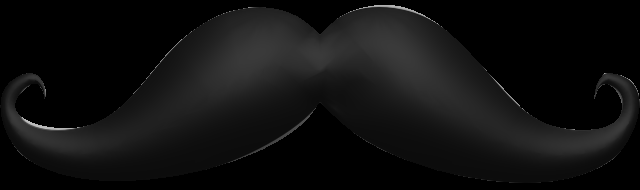
#> input picture images/moustache.png, 640 x 190 px
$ python moustache.py
#> lines starting #> are read from the running program, lines starting #| are printed output that depends on the picture; after the words box and inside, x2 and y2 are one past the last pixel; in counts of white or black regions, pixels touching at a corner belong together
#! /usr/bin/python

import cv2
from itertools import count

#Read Haarcascades
face_cascade = cv2.CascadeClassifier('haarcascades/haarcascade_frontalface_default.xml')
if face_cascade.empty():
    exit("! Missing: haarcascade_frontalface_default.xml !\nYou need to run the main.py from the project directory")
eye_cascade = cv2.CascadeClassifier('haarcascades/haarcascades/frontalEyes.xml')
if eye_cascade.empty():
    exit("! Missing: haarcascade_eye.xml !\nYou need to run the main.py from the project directory")

#Read Image
imgGlasses = cv2.imread('images/moustache.png', -1)
#> imgGlasses is the input picture: shape (190, 640, 4); mean B, G, R, A 16.1, 16.1, 16.1, 131.8
if imgGlasses is None:
    exit("Could not open the image")

noseHeight = 65
noseWidth = 55


# Check if the files opened
if imgGlasses is None:
    exit("Could not open the image")
if face_cascade.empty():
    exit("Missing: haarcascade_frontalface_default.xml")
if eye_cascade.empty():
    exit("Missing: haarcascade_eye.xml")

# Create the mask for the glasses
imgGlassesGray = cv2.cvtColor(imgGlasses, cv2.COLOR_BGR2GRAY)
ret, orig_mask = cv2.threshold(imgGlassesGray, 10, 255, cv2.THRESH_BINARY)
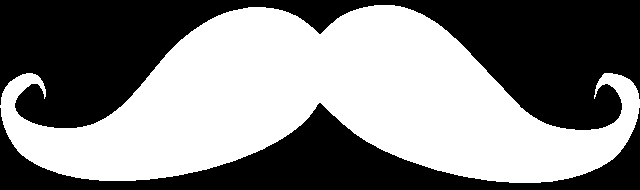
#> orig_mask: shape (190, 640); 51.7% white; 2 black regions, box (x1, y1, x2, y2) and area: (0, 0, 640, 130) 40939, (0, 103, 640, 190) 17827

orig_mask = imgGlasses[:, :, 3]

# Create the inverted mask for the glasses
orig_mask_inv = cv2.bitwise_not(orig_mask)

# Convert glasses image to BGR
# and save the original image size (used later when re-sizing the image)
imgGlasses = imgGlasses[:, :, 0:3]
#> imgGlasses: shape (190, 640, 3)
origGlassesHeight, origGlassesWidth = imgGlasses.shape[:2]
#> origGlassesHeight = 190; origGlassesWidth = 640


counter = count(1)

# [78 lines left out: function _putmoustache_, not called in this run]

$ run again, with images/glass.png copied over images/moustache.png
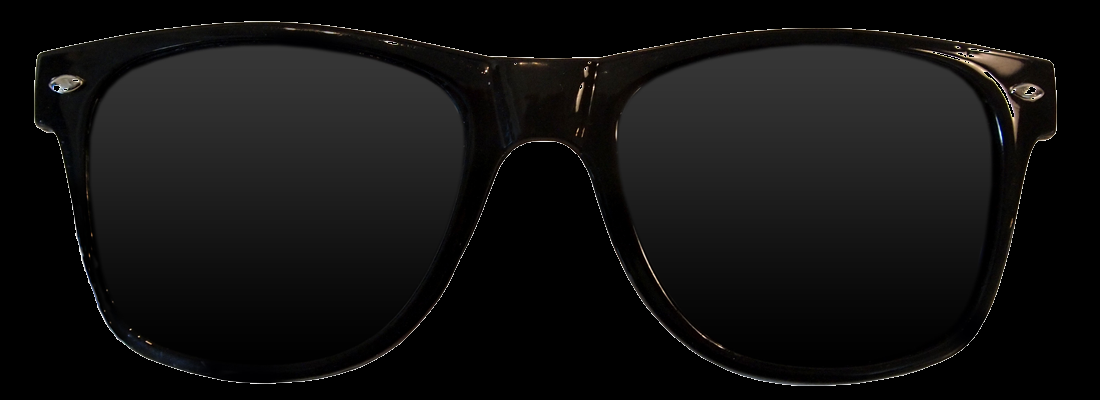
#> input picture images/glass.png, 1100 x 400 px
#> imgGlasses is the input picture: shape (400, 1100, 4); mean B, G, R, A 16.3, 16.7, 17.1, 161.1
#> `ret, orig_mask = cv2.threshold(imgGlassesGray, 10, 255, cv2.THRESH_BIN..`:
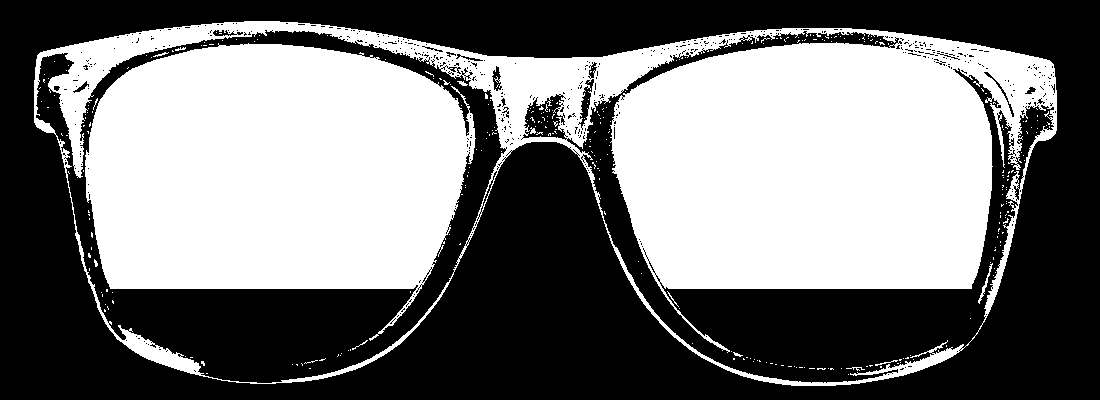
#> orig_mask: shape (400, 1100); 46% white; 312 white regions (299 under 20 px), largest, box (x1, y1, x2, y2) and area: (34, 21, 1057, 386) 118106, (85, 43, 476, 341) 83252, (978, 263, 993, 304) 98
#> `orig_mask = imgGlasses[:, :, 3]`:
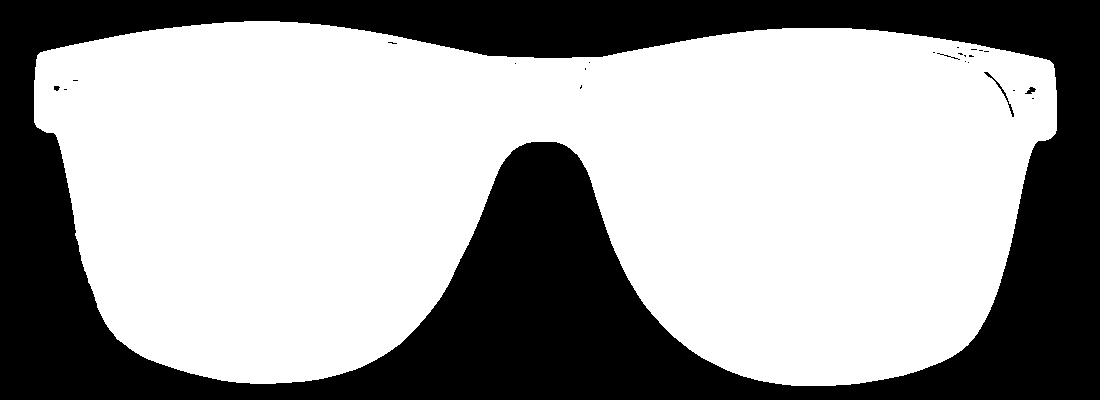
#> orig_mask: shape (400, 1100); 63.2% white; 24 black regions (19 under 20 px), largest, box (x1, y1, x2, y2) and area: (0, 0, 1100, 400) 161705, (984, 72, 1014, 117) 109, (1025, 87, 1036, 94) 41, (937, 53, 960, 60) 25, (54, 86, 60, 91) 23
#> imgGlasses: shape (400, 1100, 3)
